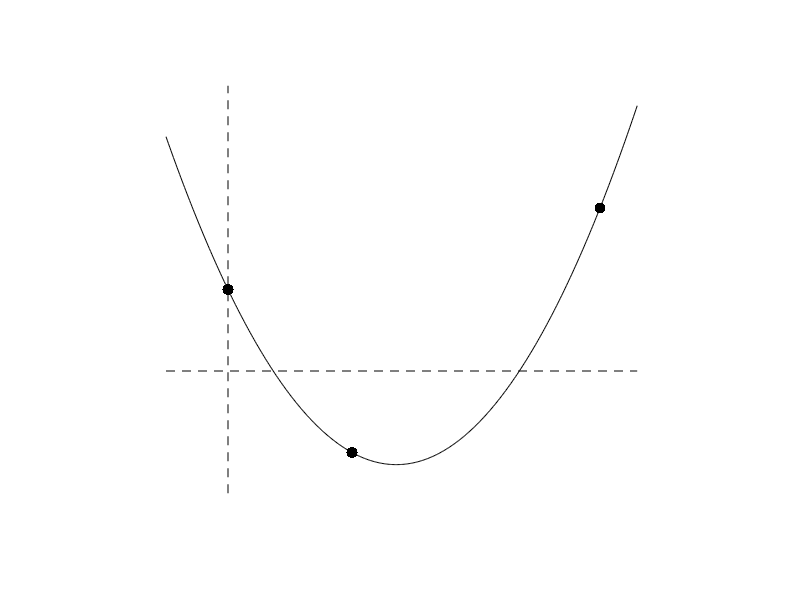
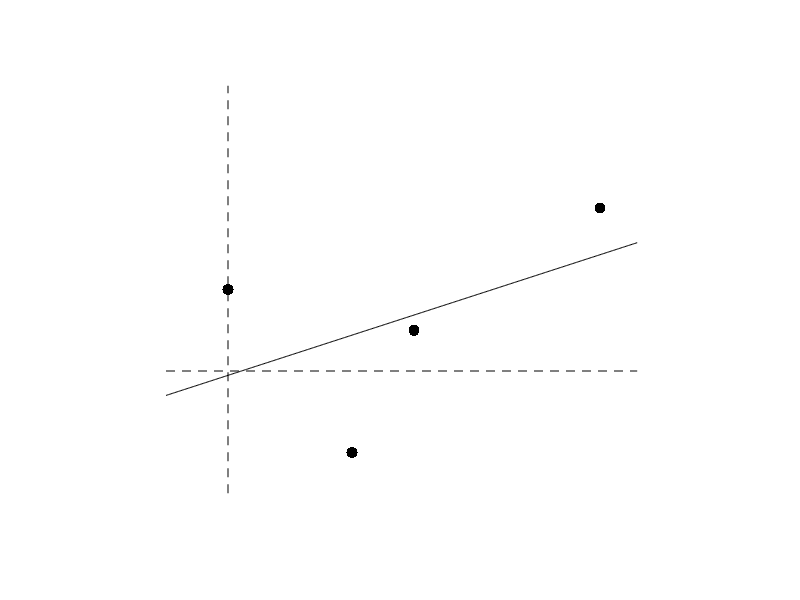
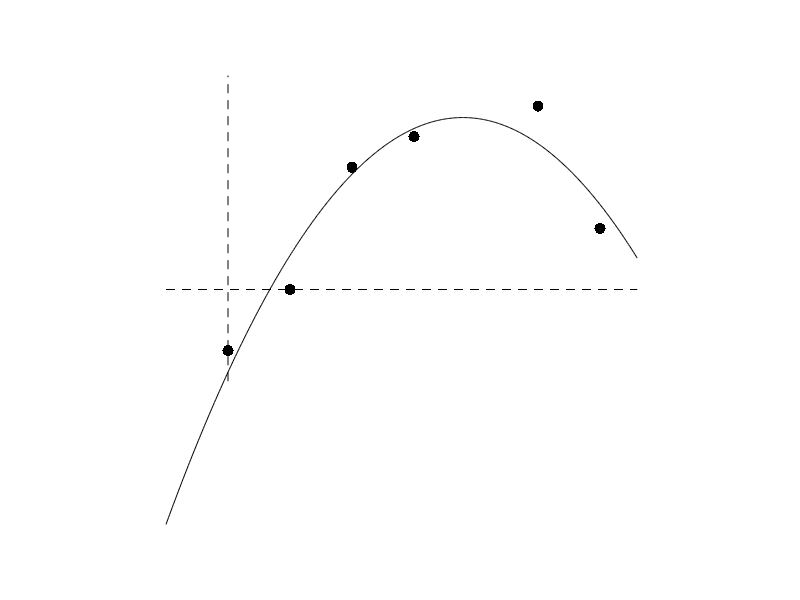
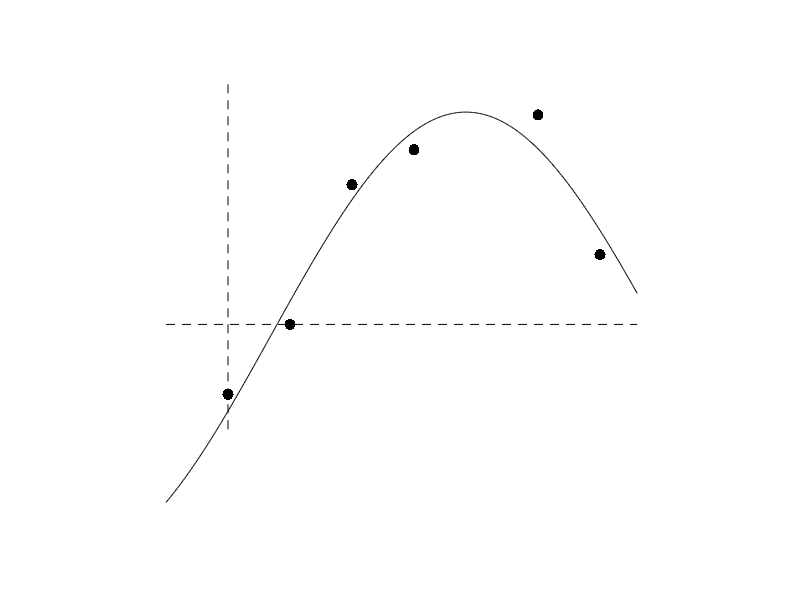

Write MATLAB code to recreate these figures, in order.
% MAR21  Construct, plot, and solve 4 curve-fitting problems.

% problem 1: quadratic through three points gives 3x3 matrix
x = [0.0, 1.0, 3.0];
y = [1.0, -1.0, 2.0];
A = [ones(3,1) x' x'.^2];  b = y';
format rat
v = A \ b
figure(1)
xx = -0.5:.01:3.3;
plot(x,y,'k.','markersize',24)
hold on,  plot([xx(1),xx(end)],[0.0,0.0],'k--')
plot([0.0,0.0],[-1.5,3.5],'k--')
plot(xx, v(1) + v(2) * xx + v(3) * xx.^2, 'k')
hold off,  axis off
print -dpdf mar21fig1.pdf

% problem 2: line through four points gives 4x2 matrix
x = [0.0, 1.0, 1.5, 3.0];
y = [1.0, -1.0, 0.5, 2.0];
A = [ones(4,1) x'];  b = y';
v = (A' * A) \ (A' * b)
figure(2)
plot(x,y,'k.','markersize',24)
hold on,  plot([xx(1),xx(end)],[0.0,0.0],'k--')
plot([0.0,0.0],[-1.5,3.5],'k--')
plot(xx, v(1) + v(2) * xx, 'k')
hold off,  axis off
print -dpdf mar21fig2.pdf

% problem 3: quadratic through six points gives 6x3 matrix
x = [0.0, 0.5, 1.0, 1.5, 2.5, 3.0];
y = [-1.0, 0.0, 2.0, 2.5, 3.0, 1.0];
A = [ones(6,1) x' x'.^2];  b = y';
format
v = (A' * A) \ (A' * b)
figure(3)
plot(x,y,'k.','markersize',24)
hold on,  plot([xx(1),xx(end)],[0.0,0.0],'k--')
plot([0.0,0.0],[-1.5,3.5],'k--')
plot(xx, v(1) + v(2) * xx + v(3) * xx.^2, 'k')
hold off,  axis off
print -dpdf mar21fig3.pdf

% problem 4: trigonometric through six points gives 6x3 matrix
% same data
A = [ones(6,1) sin(x') cos(x')];  b = y';
v = (A' * A) \ (A' * b)
figure(4)
plot(x,y,'k.','markersize',24)
hold on,  plot([xx(1),xx(end)],[0.0,0.0],'k--')
plot([0.0,0.0],[-1.5,3.5],'k--')
plot(xx, v(1) + v(2) * sin(xx) + v(3) * cos(xx), 'k')
hold off,  axis off
print -dpdf mar21fig4.pdf
